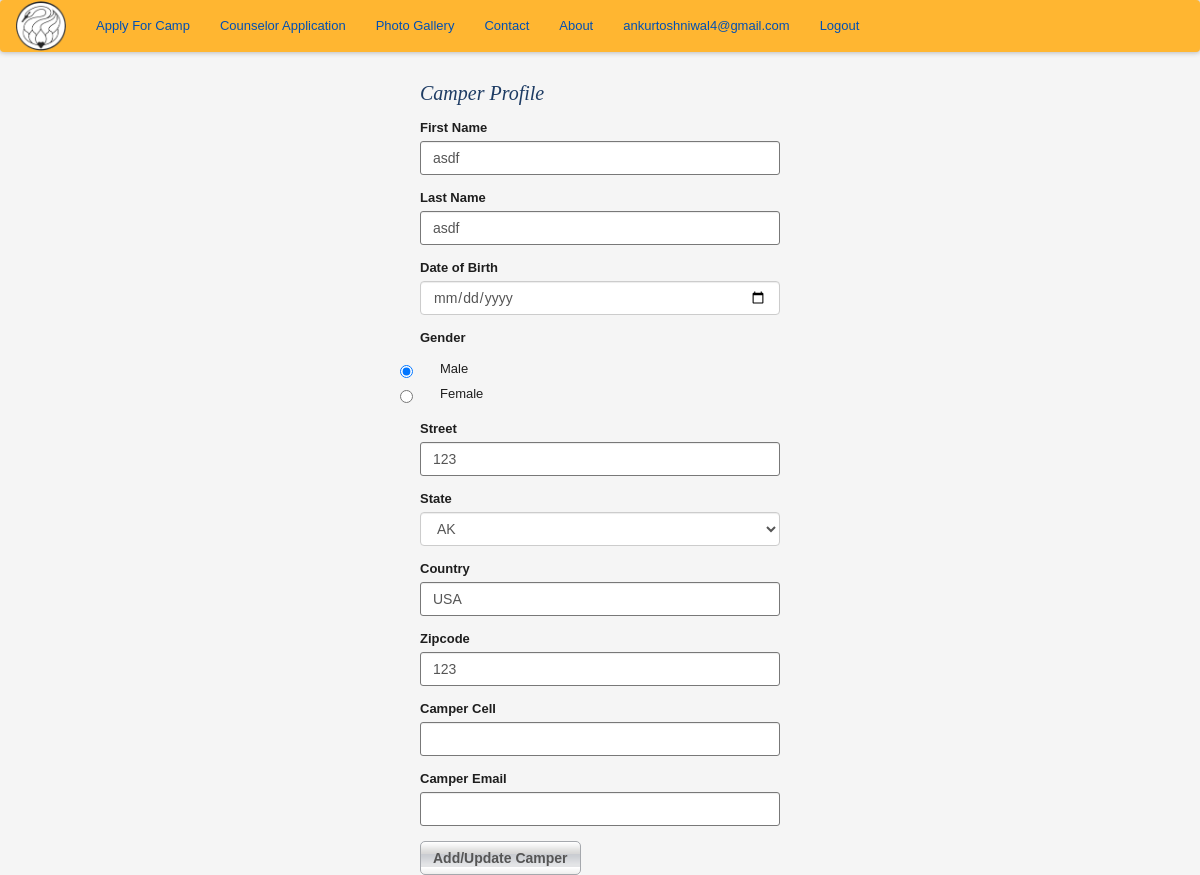
The page /edit_camper_profile/5 (signed in) on the database its author committed.
### app/models.py (models this page shows, shortened)
class User(UserMixin, db.Model):
    __tablename__ = 'user'
    id = db.Column(db.Integer, primary_key=True)
    email = db.Column(db.String(64), unique=True, index=True)
    password_hash = db.Column(db.String(128))
    parents = db.relationship('Parents', backref='user', uselist=False)
    @property
    def password(self):
        raise AttributeError('password is not a readable attribute')

class Camper(db.Model):
    __tablename__ = 'camper'
    id = db.Column(db.Integer, primary_key = True)
    fn = db.Column(db.String(64), index=True)
    ln = db.Column(db.String(64), index=True)
    dob = db.Column(db.Date)
    gender = db.Column(db.String(5))
    street = db.Column(db.String(200))
    state = db.Column(db.String(2))
    country = db.Column(db.String(64))
    zipcode = db.Column(db.String(8))
    campercell = db.Column(db.String(64))
    camperemail = db.Column(db.String(64))
    parents_id = db.Column(db.Integer, db.ForeignKey('parents.id'))
    regs = db.relationship('Camper_Registration', backref='camper', lazy='dynamic')

### app/controller.py (the view, shortened to what this page needs)
@app.route('/edit_camper_profile/<int:camper_id>', methods=['GET','POST'])
@login_required
def edit_camper(camper_id):
    camper = Camper.query.get(camper_id)
    form = UpdateCamperProfileForm(obj=camper)
    errors = None
    return render_template('camper_profile.html', form=form, errors=errors)

### app/forms.py
class UpdateCamperProfileForm(FlaskForm):
    fn = StringField('First Name', validators=[Required()])
    ln = StringField('Last Name', validators=[Required()])
    dob = DateField('Date of Birth', format=FDATE, validators=[Required()])
    gender = RadioField('Gender', choices=[('M', 'Male'),('F', 'Female')], validators=[Required()])
    street = StringField('Street', validators=[Required()])
    state = SelectField('State', choices = STATES, validators=[Required()])
    country = StringField('Country', default = "USA", validators=[Required()])
    zipcode = StringField('Zipcode', validators=[Required()])
    campercell = StringField('Camper Cell', validators=[Optional()])
    camperemail = StringField('Camper Email', validators=[Optional(),Email()])
    submit = SubmitField('Add/Update Camper')

### app/models.py (called while the page is built)
@login_manager.user_loader
def load_user(user_id):
    return User.query.filter_by(email=user_id).first()

### app/templates/camper_profile.html (shortened to what this page needs)
{% extends "base_templates/base.html" %}
{% import "bootstrap/wtf.html" as wtf %}
\{% block content %}
    <div class= "container">
        <div class="row">
            <div class= "col-md-offset-4 col-md-4">
                <h1> Camper Profile </h1>
                    {{ wtf.quick_form(form) }}
            </div>
        </div>
    </div>
{% endblock %}

### app/templates/base_templates/nav.html
<nav class="navbar navbar-dark">
  <a class="navbar-brand" href="{{ url_for('home') }}"><img style="width: 50px;" src="static/images/hhsclogo.png"></a>
  <ul class="nav navbar-nav">
    <li class="nav-item">
      <a class="nav-link" href="{{ url_for('auth.create_account') }}">Apply For Camp</a>
    </li>
    <li class="nav-item">
      <a class="nav-link" href="#">Counselor Application</a>
    </li>
    <li>
      <a>Photo Gallery</a>
    </li>
    <li>
      <a>Contact</a>
    </li>
    <li>
      <a>About</a>
    </li>
    {% if current_user.is_authenticated() %}
    <li class="nav-item pull-right">
      <a href="{{url_for('auth.logout')}}">Logout</a>
    </li>
    <li class= "nav-item pull-right">
      <a href="{{url_for('dashboard')}}">{{ current_user.email }}</a>
    </li>
    {% endif %}
  </ul>
</nav>

### app/static/css/newstyles.css (style rules this page uses)
.navbar { background-color: #ffb631; box-shadow: 0px 0px 5px 1px #bbb; }
.navbar-brand { padding: 0px 15px; }

### app/static/css/style.css (style rules this page uses)
html { font-size: 100%; -webkit-text-size-adjust: 100%; -ms-text-size-adjust: 100%; }
html, body { border: 0; margin: 0; height: 100%; min-height: 100%; }
body { color: #1e1e1e; font: 13px/1.231 arial, helvetica, sans-serif; background: #f5f5f5; }
img { border: 0; vertical-align: middle; -ms-interpolation-mode: bicubic; }
form { margin: 0; padding: 0; border: 0; }
a, a:visited { color: #0050b4; }
h1, h2 { margin: 10px 0 15px; padding: 0; font: italic 20px georgia, serif; color: #1e3c64; }
ul { margin: 0; padding: 0; list-style: none; }
button, input, select, textarea { margin: 0; vertical-align: middle; color: #1e1e1e; font: 13px arial, helvetica, sans-serif; }
button, input { line-height: normal; }
button, input[type="button"], input[type="reset"], input[type="submit"] { cursor: pointer; -webkit-appearance: button; }
input, textarea { padding: 2px; }
select { padding: 1px; }
input[type="text"], input[type="password"], select, textarea { border: 1px solid #787878; border-radius: 3px; }
input.input-text, select, textarea { border: 1px solid #787878; }
.btn { display: inline-block; border: 1px solid #a5a8ad; border-radius: 5px; margin: 0 10px 0 0; min-width: 100px; white-space: nowrap; text-align: center; font-weight: 700; color: #555; background: #e3e4e6 url(../img/btn.png) repeat-x; box-shadow: 0 1px 0 #fff; }

### rows shown on the page
User: email "ankurtoshniwal4@gmail.com"
Camper: fn "asdf", ln "asdf", gender "☑ Male ☐ Female", street "123", state "AK", country "USA", zipcode "123"
